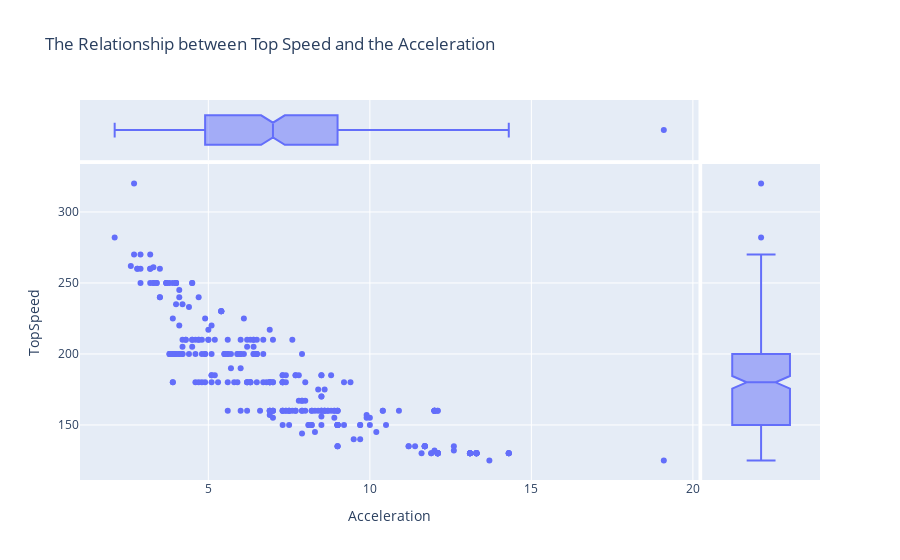

Here is the notebook cell this chart was saved with:
### Code cell
px.scatter(EV_df,x='Acceleration',y='TopSpeed', marginal_x='box', marginal_y='box',title='The Relationship between Top Speed and the Acceleration')

### Figure 1 — Plotly figure (JSON) as saved in the notebook; plotly's stock layout.template omitted (floating-point values rounded to 4 significant figures; data arrays with more than 128 entries replaced by an {"elided": "..."} marker saying what was removed)
{"data": [{"hovertemplate": "Acceleration=%{x}<br>TopSpeed=%{y}<extra></extra>", "legendgroup": "", "marker": {"color": "#636efa", "symbol": "circle"}, "mode": "markers", "name": "", "orientation": "v", "showlegend": false, "type": "scatter", "x": {"elided": "309 float values"}, "xaxis": "x", "y": {"elided": "309 int values"}, "yaxis": "y"}, {"alignmentgroup": "True", "hovertemplate": "Acceleration=%{x}<extra></extra>", "legendgroup": "", "marker": {"color": "#636efa", "symbol": "circle"}, "name": "", "notched": true, "offsetgroup": "", "showlegend": false, "type": "box", "x": {"elided": "309 float values"}, "xaxis": "x3", "yaxis": "y3"}, {"alignmentgroup": "True", "hovertemplate": "TopSpeed=%{y}<extra></extra>", "legendgroup": "", "marker": {"color": "#636efa", "symbol": "circle"}, "name": "", "notched": true, "offsetgroup": "", "showlegend": false, "type": "box", "xaxis": "x2", "y": {"elided": "309 int values"}, "yaxis": "y2"}], "layout": {"autosize": true, "legend": {"tracegroupgap": 0}, "title": {"text": "The Relationship between Top Speed and the Acceleration"}, "xaxis": {"anchor": "y", "autorange": true, "domain": [0, 0.8358], "range": [1.054, 20.15], "title": {"text": "Acceleration"}, "type": "linear"}, "xaxis2": {"anchor": "y2", "autorange": true, "domain": [0.8408, 1], "matches": "x2", "range": [-0.5, 0.5], "showgrid": false, "showline": false, "showticklabels": false, "ticks": "", "type": "category"}, "xaxis3": {"anchor": "y3", "autorange": true, "domain": [0, 0.8358], "matches": "x", "range": [1.054, 20.15], "showgrid": true, "showticklabels": false, "type": "linear"}, "xaxis4": {"anchor": "y4", "domain": [0.8408, 1], "matches": "x2", "showgrid": false, "showline": false, "showticklabels": false, "ticks": ""}, "yaxis": {"anchor": "x", "autorange": true, "domain": [0, 0.8316], "range": [107.8, 337.2], "title": {"text": "TopSpeed"}, "type": "linear"}, "yaxis2": {"anchor": "x2", "autorange": true, "domain": [0, 0.8316], "matches": "y", "range": [107.8, 337.2], "showgrid": true, "showticklabels": false, "type": "linear"}, "yaxis3": {"anchor": "x3", "autorange": true, "domain": [0.8416, 1], "matches": "y3", "range": [-0.5, 0.5], "showgrid": false, "showline": false, "showticklabels": false, "ticks": "", "type": "category"}, "yaxis4": {"anchor": "x4", "domain": [0.8416, 1], "matches": "y3", "showgrid": true, "showline": false, "showticklabels": false, "ticks": ""}}}
